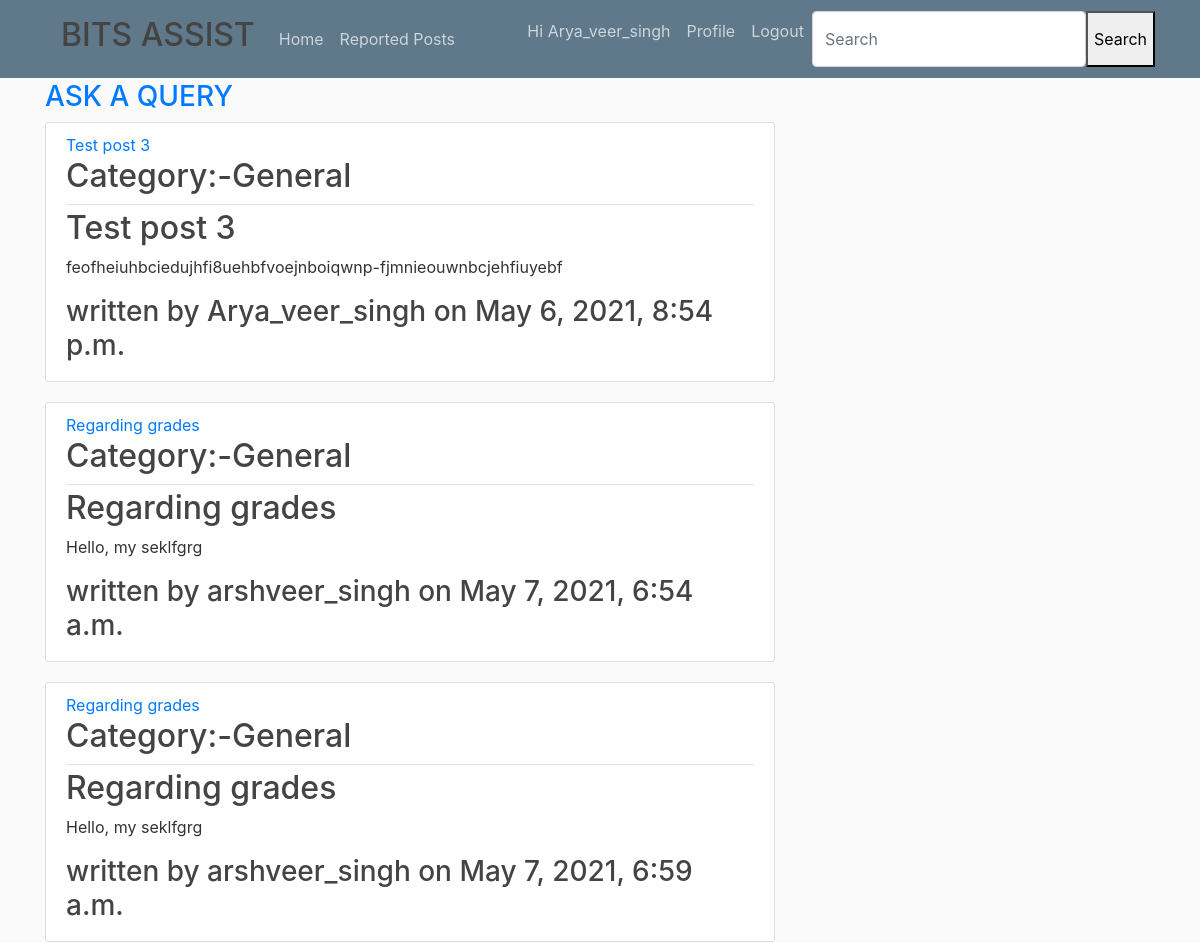
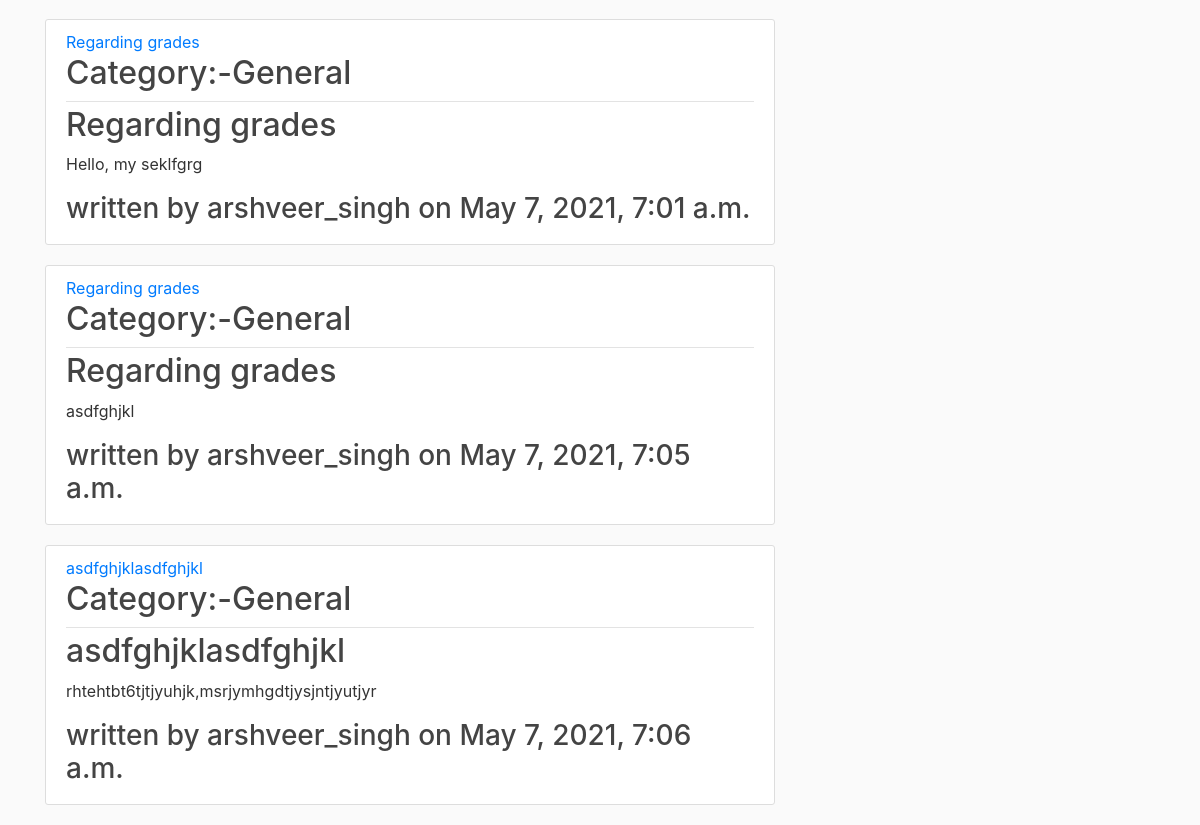
/home/ (signed in), run on an earlier commit of the app's database (2 pictures, top to bottom).
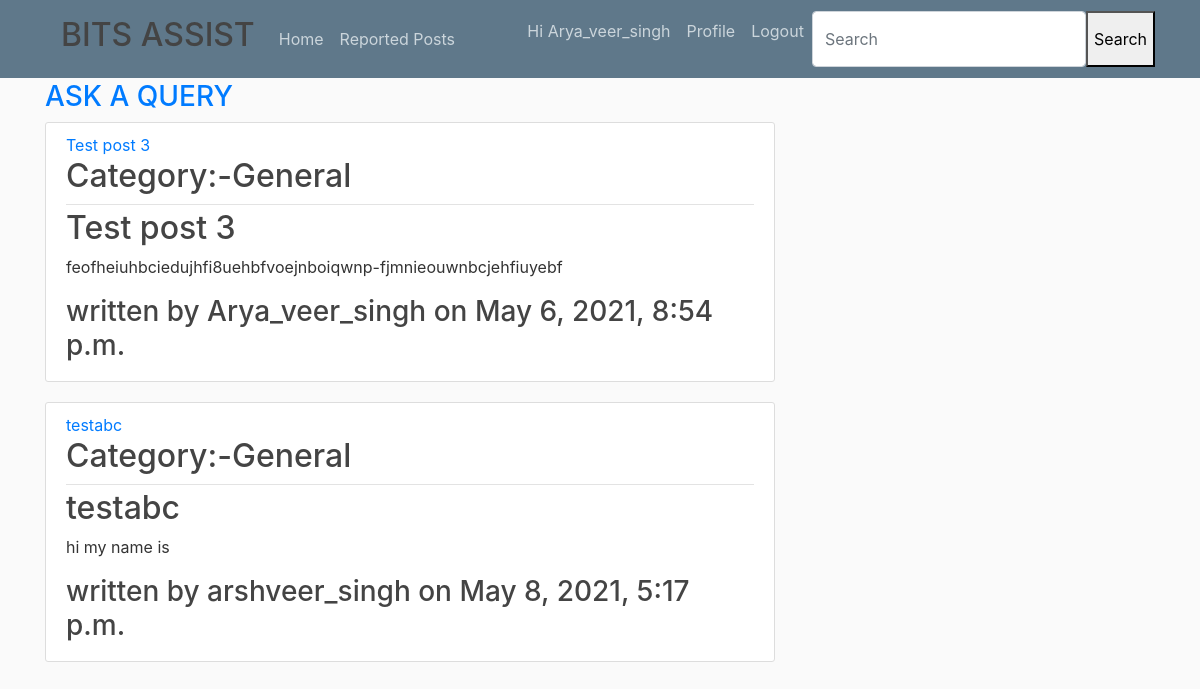
And on a later commit of the database.
### query/models.py (models this page shows, shortened)
class posts(models.Model):
    writer=models.ForeignKey(User, on_delete=models.CASCADE)
    title=models.CharField(max_length=30)
    content=models.TextField()
    Date_posted=models.DateTimeField(default=timezone.now)
    Subject=models.TextField(default='General')
    report = models.BooleanField(default=False)
    avg_rating = models.DecimalField(default=0.00, decimal_places=2, max_digits=4)
    times_rated = models.IntegerField(default=0)

### query/views.py (the view)
# urls.py: path('home/', PostListView.as_view(),name='home_page'),
class PostListView(ListView):
    model= posts
    template_name = 'query/home.html'
    context_object_name='posts'
    ordering=['-avg_rating']

### query/templates/query/home.html
{% extends 'query/base.html' %}
{% load socialaccount %}
{% block content %}
  {% if user.is_authenticated %}
      <h3><a class="mr-2" href="{% url 'post_create' %}">ASK A QUERY</a></h3>
     {% for post in posts %}
        <article class="media content-section">
            <div class="media-body">
                <div class="article-metadata">
                    <a class="mr-2" href="{% url 'comment_create' post.id %}">{{ post.title }}</a>
                    <h2>Category:-{{ post.Subject }}</h2>
                </div>
                <h2>{{ post.title }}</h2>
                <p class="article-content">{{ post.content }}</p>
                <h3>written by {{ post.writer }} on {{ post.Date_posted}}</h3>
            </div>
        </article>
    {% endfor %}
      {% else %}
      <script>
    window.location.href = "{% provider_login_url 'google' %}";
      </script>
  {% endif %}
{% endblock%}

### query/templates/query/base.html (shortened to what this page needs)
{% load static %}
{% load socialaccount %}
<!DOCTYPE html>
<html lang="en">
<head>
    <link rel="stylesheet" href="https://maxcdn.bootstrapcdn.com/bootstrap/4.0.0/css/bootstrap.min.css">
    <link rel="stylesheet" type="text/css" href="{% static 'query/main.css' %}">
</head>
<body>
    <header class="site-header">
    <nav class="navbar navbar-expand-md navbar-dark bg-steel fixed-top">
    <div class="container">
      <h2 class="nav-item nav-link">BITS ASSIST</h2>
      <div class="collapse navbar-collapse" id="navbarToggle">
        <div class="navbar-nav mr-auto">
          <a class="nav-item nav-link" href={% url 'home_page' %}>Home</a>
            {% if user.is_superuser %}
               <a class="nav-item nav-link" href={% url 'report_list' %}>Reported Posts</a>
            {% endif %}
        </div>
        <div class="navbar-nav">
            {% if user.is_authenticated %}
                <p class="nav-item nav-link">Hi {{ user.username }}</p>
                <a class="nav-item nav-link" href="{% url 'profile' %}">Profile</a>
                <a class="nav-item nav-link" href="{% url 'signout' %}">Logout</a>
            {% else %}
                <a class="nav-item nav-link" href="{% provider_login_url 'google' %}">Login</a>
            {% endif %}
                              <form class="d-flex" method=POST action="{% url 'search-venues' %}">
        <input class="form-control me-2" type="search" placeholder="Search" aria-label="Search" name="searched">
        <button type="submit">Search</button>
      </form>
        </div>
      </div>
    </div>
    </nav>
    </header>
    <main role="main" class="container">
        <div class="row">
        <div class="col-md-8">
          {% block content %}{% endblock %}
    </main>
</body>
</html>

### query/static/query/main.css (style rules this page uses)
body { background: #fafafa; color: #333333; margin-top: 5rem; }
h1, h2, h3, h4, h5, h6 { color: #444444; }
.bg-steel { background-color: #5f788a; }
.site-header .navbar-nav .nav-link { color: #cbd5db; }
.content-section { background: #ffffff; padding: 10px 20px; border: 1px solid #dddddd; border-radius: 3px; margin-bottom: 20px; }
.article-content { white-space: pre-line; }
.article-metadata { padding-bottom: 1px; margin-bottom: 4px; border-bottom: 1px solid #e3e3e3 }

What changed in the data, as far as the page shows it:
removed posts: title "Regarding grades", Subject "General", content "Hello, my seklfgrg", writer "arshveer_singh", Date_posted "May 7, 2021, 6:54 a.m."
removed posts: title "Regarding grades", Subject "General", content "Hello, my seklfgrg", writer "arshveer_singh", Date_posted "May 7, 2021, 6:59 a.m."
removed posts: title "Regarding grades", Subject "General", content "Hello, my seklfgrg", writer "arshveer_singh", Date_posted "May 7, 2021, 7:01 a.m."
removed posts: title "Regarding grades", Subject "General", content "asdfghjkl", writer "arshveer_singh", Date_posted "May 7, 2021, 7:05 a.m."
removed posts: title "asdfghjklasdfghjkl", Subject "General", content "rhtehtbt6tjtjyuhjk,msrjymhgdtjysjntjyutjyr", writer "arshveer_singh", Date_posted "May 7, 2021, 7:06 a.m."
added posts: title "testabc", Subject "General", content "hi my name is", writer "arshveer_singh", Date_posted "May 8, 2021, 5:17 p.m."
